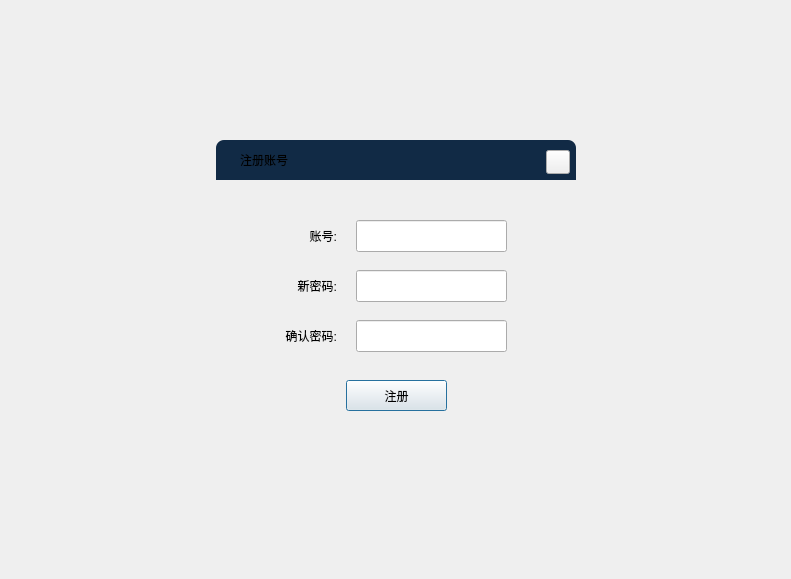
<?xml version="1.0" encoding="UTF-8"?>
<ui version="4.0">
 <class>JRegisterAccount</class>
 <widget class="QDialog" name="JRegisterAccount">
  <property name="geometry">
   <rect>
    <x>0</x>
    <y>0</y>
    <width>791</width>
    <height>579</height>
   </rect>
  </property>
  <property name="maximumSize">
   <size>
    <width>16777215</width>
    <height>16666</height>
   </size>
  </property>
  <property name="styleSheet">
   <string notr="true"/>
  </property>
  <layout class="QGridLayout" name="gridLayout">
   <item row="0" column="2">
    <spacer name="verticalSpacer_2">
     <property name="orientation">
      <enum>Qt::Vertical</enum>
     </property>
     <property name="sizeHint" stdset="0">
      <size>
       <width>20</width>
       <height>47</height>
      </size>
     </property>
    </spacer>
   </item>
   <item row="1" column="0">
    <spacer name="horizontalSpacer">
     <property name="orientation">
      <enum>Qt::Horizontal</enum>
     </property>
     <property name="sizeHint" stdset="0">
      <size>
       <width>40</width>
       <height>20</height>
      </size>
     </property>
    </spacer>
   </item>
   <item row="1" column="1" colspan="2">
    <widget class="QWidget" name="widget" native="true">
     <property name="minimumSize">
      <size>
       <width>360</width>
       <height>300</height>
      </size>
     </property>
     <property name="maximumSize">
      <size>
       <width>360</width>
       <height>16777215</height>
      </size>
     </property>
     <widget class="QLabel" name="label">
      <property name="geometry">
       <rect>
        <x>20</x>
        <y>130</y>
        <width>101</width>
        <height>32</height>
       </rect>
      </property>
      <property name="text">
       <string>新密码:</string>
      </property>
      <property name="alignment">
       <set>Qt::AlignRight|Qt::AlignTrailing|Qt::AlignVCenter</set>
      </property>
     </widget>
     <widget class="QLineEdit" name="lblPwd">
      <property name="geometry">
       <rect>
        <x>140</x>
        <y>130</y>
        <width>151</width>
        <height>32</height>
       </rect>
      </property>
     </widget>
     <widget class="QLabel" name="label_2">
      <property name="geometry">
       <rect>
        <x>20</x>
        <y>180</y>
        <width>101</width>
        <height>32</height>
       </rect>
      </property>
      <property name="text">
       <string>确认密码:</string>
      </property>
      <property name="alignment">
       <set>Qt::AlignRight|Qt::AlignTrailing|Qt::AlignVCenter</set>
      </property>
     </widget>
     <widget class="QLineEdit" name="lblPwd2">
      <property name="geometry">
       <rect>
        <x>140</x>
        <y>180</y>
        <width>151</width>
        <height>32</height>
       </rect>
      </property>
     </widget>
     <widget class="QPushButton" name="btnChange">
      <property name="geometry">
       <rect>
        <x>130</x>
        <y>240</y>
        <width>101</width>
        <height>31</height>
       </rect>
      </property>
      <property name="text">
       <string>注册</string>
      </property>
     </widget>
     <widget class="QLabel" name="titlebg">
      <property name="geometry">
       <rect>
        <x>0</x>
        <y>0</y>
        <width>360</width>
        <height>40</height>
       </rect>
      </property>
      <property name="styleSheet">
       <string notr="true">background-color:#112A45;
border-top-left-radius: 8px; 
border-top-right-radius: 8px;</string>
      </property>
      <property name="text">
       <string/>
      </property>
     </widget>
     <widget class="QLabel" name="label_3">
      <property name="geometry">
       <rect>
        <x>24</x>
        <y>0</y>
        <width>300</width>
        <height>40</height>
       </rect>
      </property>
      <property name="text">
       <string>注册账号</string>
      </property>
     </widget>
     <widget class="QPushButton" name="btnClose">
      <property name="geometry">
       <rect>
        <x>330</x>
        <y>10</y>
        <width>24</width>
        <height>24</height>
       </rect>
      </property>
      <property name="text">
       <string/>
      </property>
     </widget>
     <widget class="QLineEdit" name="lblAccount">
      <property name="geometry">
       <rect>
        <x>140</x>
        <y>80</y>
        <width>151</width>
        <height>32</height>
       </rect>
      </property>
     </widget>
     <widget class="QLabel" name="label_4">
      <property name="geometry">
       <rect>
        <x>20</x>
        <y>80</y>
        <width>101</width>
        <height>32</height>
       </rect>
      </property>
      <property name="text">
       <string>账号:</string>
      </property>
      <property name="alignment">
       <set>Qt::AlignRight|Qt::AlignTrailing|Qt::AlignVCenter</set>
      </property>
     </widget>
    </widget>
   </item>
   <item row="1" column="3">
    <spacer name="horizontalSpacer_2">
     <property name="orientation">
      <enum>Qt::Horizontal</enum>
     </property>
     <property name="sizeHint" stdset="0">
      <size>
       <width>137</width>
       <height>20</height>
      </size>
     </property>
    </spacer>
   </item>
   <item row="2" column="1">
    <spacer name="verticalSpacer">
     <property name="orientation">
      <enum>Qt::Vertical</enum>
     </property>
     <property name="sizeHint" stdset="0">
      <size>
       <width>20</width>
       <height>40</height>
      </size>
     </property>
    </spacer>
   </item>
  </layout>
 </widget>
 <resources/>
 <connections/>
</ui>
